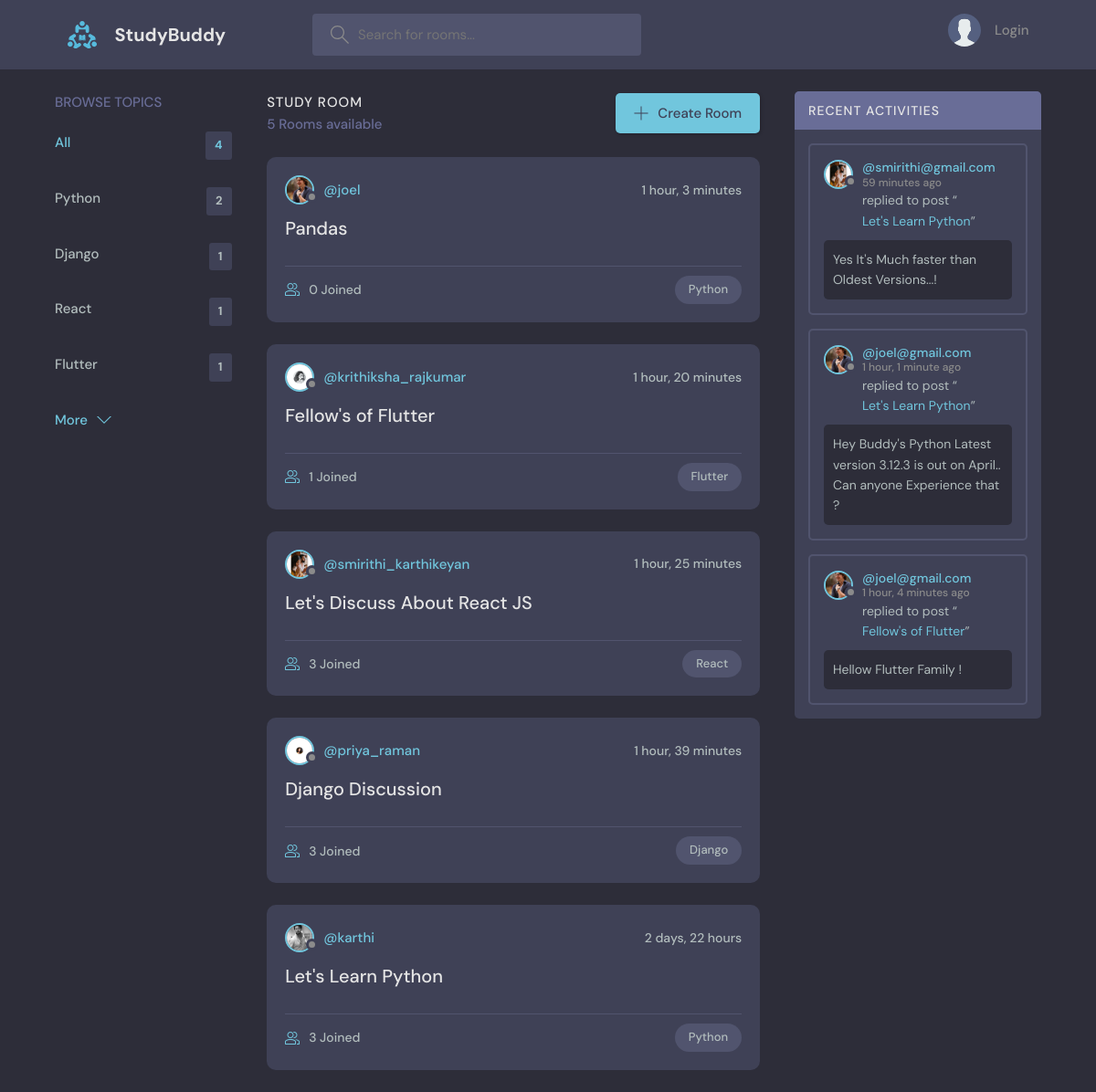
The page / on the database its author committed.
### temp/models.py (models this page shows, shortened)
class Topic(models.Model):
    name=models.CharField(max_length=100)

class Rooom(models.Model):
    host=models.ForeignKey(User,on_delete=models.SET_NULL,null=True)
    topic=models.ForeignKey(Topic, on_delete=models.SET_NULL, null=True)
    name = models.CharField(max_length=100)
    description=models.CharField(max_length=100,blank=True,null=True)
    created = models.DateTimeField(auto_now_add=True)
    updated = models.DateTimeField(auto_now=True)
    participants=models.ManyToManyField(User, related_name='participants' , blank=True)
    class Meta:
        ordering=['-updated','-created']
    def __str__(self):
        return self.name

class User(AbstractUser):
    name=models.CharField(max_length=50,null=True)
    email=models.EmailField(unique=True,null=False)
    bio=models.TextField(null=True)
    avatar=models.ImageField(null=True,default="avatar.svg")
    USERNAME_FIELD='email'
    REQUIRED_FIELDS=[]

class Messages(models.Model):
    user=models.ForeignKey(User,on_delete=models.CASCADE)
    room=models.ForeignKey(Rooom,on_delete=models.CASCADE)
    body=models.TextField()
    created = models.DateTimeField(auto_now_add=True)
    updated = models.DateTimeField(auto_now=True)
    class Meta:
        ordering=['-updated','-created']

### temp/views.py (the view)
# urls.py: 2. Add a URL to urlpatterns:  path('', views.home, name='home')
def home(request):
    q=request.GET.get('q') if request.GET.get('q')!=None else ''
    rooms=Rooom.objects.filter(
        Q(topic__name__icontains=q)|
        Q(name__icontains=q)|
        Q(description__icontains=q)
        )
    topics=Topic.objects.all()[0:5]
    room_count=rooms.count()
    room_messages=Messages.objects.filter(Q(room__topic__name__icontains=q))[0:3]
    context={'rooms':rooms,'topics':topics,'room_count':room_count,'room_messages':room_messages}
    return render(request,'temp/home.html',context)

### temp/templates/temp/home.html (shortened to what this page needs)
{% extends 'main.html' %}
{% block content %}
    <main class="layout layout--3">
      <div class="container">
        {% include 'temp/topics_component.html' %}
        <div class="roomList">
          <div class="roomList__header">
            <div>
              <h2>Study Room</h2>
              <p>{{ room_count }} Rooms available</p>
            </div>
            <a class="btn btn--main" href="{% url 'create_room' %}">
              <svg version="1.1" xmlns="http://www.w3.org/2000/svg" width="32" height="32" viewBox="0 0 32 32">
                <title>add</title>
                <path
                  d="M16.943 0.943h-1.885v14.115h-14.115v1.885h14.115v14.115h1.885v-14.115h14.115v-1.885h-14.115v-14.115z"
                ></path>
              </svg>
              Create Room
            </a>
          </div>
          {% include 'temp/feed_component.html' %}
        </div>
        {% include 'temp/activity_component.html' %}
      </div>
    </main>
{% endblock content %}

### temp/templates/temp/topics_component.html
<div class="topics">
    <div class="topics__header">
      <h2>Browse Topics</h2>
    </div>
    <ul class="topics__list">
      <li>
        <a href="{% url 'topics' %}" class="active">All <span>{{topics.count}}</span></a>
      </li>
      {% for topic in topics %}
      <li>
        <a href="{% url 'home' %}?q={{topic.name}}">{{topic.name}} <span>{{topic.rooom_set.all.count}}</span></a>
      </li>
      {% endfor %}
    </ul>
    <a class="btn btn--link" href="{% url 'topics' %}">
      More
      <svg version="1.1" xmlns="http://www.w3.org/2000/svg" width="32" height="32" viewBox="0 0 32 32">
        <title>chevron-down</title>
        <path d="M16 21l-13-13h-3l16 16 16-16h-3l-13 13z"></path>
      </svg>
    </a>
  </div>

### temp/templates/temp/feed_component.html (shortened to what this page needs)
{% for room in rooms %}
<div class="roomListRoom">
    <div class="roomListRoom__header">
      <a href="{% url 'user_profile' room.host.id %}" class="roomListRoom__author">
        <div class="avatar avatar--small">
          <img src="{{room.host.avatar.url}}" />
        </div>
        <span>@{{room.host.username}}</span>
      </a>
      <div class="roomListRoom__actions">
        <span>{{room.created|timesince}}</span>
      </div>
    </div>
    <div class="roomListRoom__content">
      <a href="{% url 'room' room.id %}">{{room.name}}</a>
    </div>
    <div class="roomListRoom__meta">
      <a href="{% url 'room' room.id %}" class="roomListRoom__joined">
        {{room.participants.all.count}} Joined
      </a>
      <p class="roomListRoom__topic">{{room.topic.name}}</p>
    </div>
  </div>
{% endfor %}

### temp/templates/temp/activity_component.html (shortened to what this page needs)
<div class="activities">
    <div class="activities__header">
      <h2>Recent Activities</h2>
    </div>
    {% for message in room_messages %}
    <div class="activities__box">
      <div class="activities__boxHeader roomListRoom__header">
        <a href="{% url 'user_profile' message.user.id %}" class="roomListRoom__author">
          <div class="avatar avatar--small">
            <img src="{{message.user.avatar.url}}" />
          </div>
          <p>
            @{{message.user}}
            <span>{{message.created|timesince }} ago</span>
          </p>
        </a>
      </div>
      <div class="activities__boxContent">
        <p>replied to post “<a href="{% url 'room' message.room.id %}">{{message.room}}</a>”</p>
        <div class="activities__boxRoomContent">
            {{message.body}}
        </div>
      </div>
    </div>
    {% endfor%}
  </div>

### rows shown on the page
Topic: name "Python", rooom_set.all.count "2"
Topic: name "Django", rooom_set.all.count "1"
Topic: name "React", rooom_set.all.count "1"
Topic: name "Flutter", rooom_set.all.count "1"
Rooom: host.avatar (picture), host.username "joel", created "1 hour, 3 minutes", name "Pandas", participants.all.count "0", topic.name "Python"
Rooom: host.avatar (picture), host.username "krithiksha_rajkumar", created "1 hour, 20 minutes", name "Fellow's of Flutter", participants.all.count "1", topic.name "Flutter"
Rooom: host.avatar (picture), host.username "smirithi_karthikeyan", created "1 hour, 25 minutes", name "Let's Discuss About React JS", participants.all.count "3", topic.name "React"
Rooom: host.avatar (picture), host.username "priya_raman", created "1 hour, 39 minutes", name "Django Discussion", participants.all.count "3", topic.name "Django"
Rooom: host.avatar (picture), host.username "karthi", created "2 days, 22 hours", name "Let's Learn Python", participants.all.count "3", topic.name "Python"
Messages: user.avatar (picture), user "smirithi@gmail.com", created "59 minutes", room "Let's Learn Python", body "Yes It's Much faster than Oldest Versions...!"
Messages: user.avatar (picture), user "joel@gmail.com", created "1 hour, 1 minute", room "Let's Learn Python", body "Hey Buddy's Python Latest version 3.12.3 is out on April.. Can anyone Experience that ?"
Messages: user.avatar (picture), user "joel@gmail.com", created "1 hour, 4 minutes", room "Fellow's of Flutter", body "Hellow Flutter Family !"

### other values the page prints
{{ topics.count }} "4"
{{ room_count }} "5"
